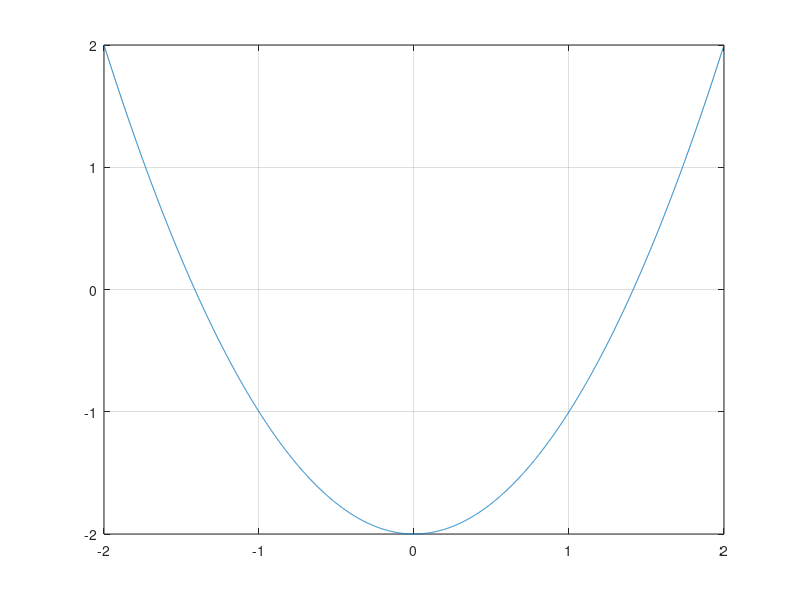

Write MATLAB code to recreate this figure. (Note: this script raises an error after producing the figure.)
%% a) Parte 1

clear
clc

% Primera funcion x^2 = 2
f1 = inline('x.^2 - 2');
df1 = inline('2 * x');

% GRaficamos la funcion f1 para hallar los candidatos a la raiz
xx = -2:0.001:2;
figure;
plot(xx, f1(xx))
grid on 

% Por la grafica sabemos que una raiz estara cerca del punto x0 = 1
r = newton(f1, df1, 1, 1e-12, 1000);

disp("El valor aproximado de la raiz es: ")
disp(r)

%% a) Parte 3

clear
clc

% Primera funcion cos(x) = x
f3 = inline('cos(x) - x');
df3 = inline('sin(x) - 1');

% GRaficamos la funcion f1 para hallar los candidatos a la raiz
xx = 0:0.001:1;
figure;
plot(xx, f3(xx))
grid on 

% Por la grafica sabemos que una raiz estara cerca del punto x0 = 0.7
r = newton(f3, df3, 0.7, 1e-12, 10000);

disp("El valor aproximado de la raiz es: ")
disp(r)

%% c)

clear
clc

f1 = inline('[ x(1).^2 + x(1).*x(2) + x(2).^2 - 1 ; x(2) - x(1).^2 ]');

% testeando nos damos cuenta que (1,1) es una aproximacion inicial buena
x0 = [1; 1];

% Calculamos el Jacobiano de f1
Jf1 = inline('[ 2*x(1) + x(2), x(1) + 2*x(2) ; -2*x(1), 1]');

% Resolvemos el sistema de ecuaciones no lineales
r = newton_sistemas(f1, Jf1, x0, 1e-12, 1000);

format long
disp("El valor aproximado de la raiz es: ")
disp(r)









